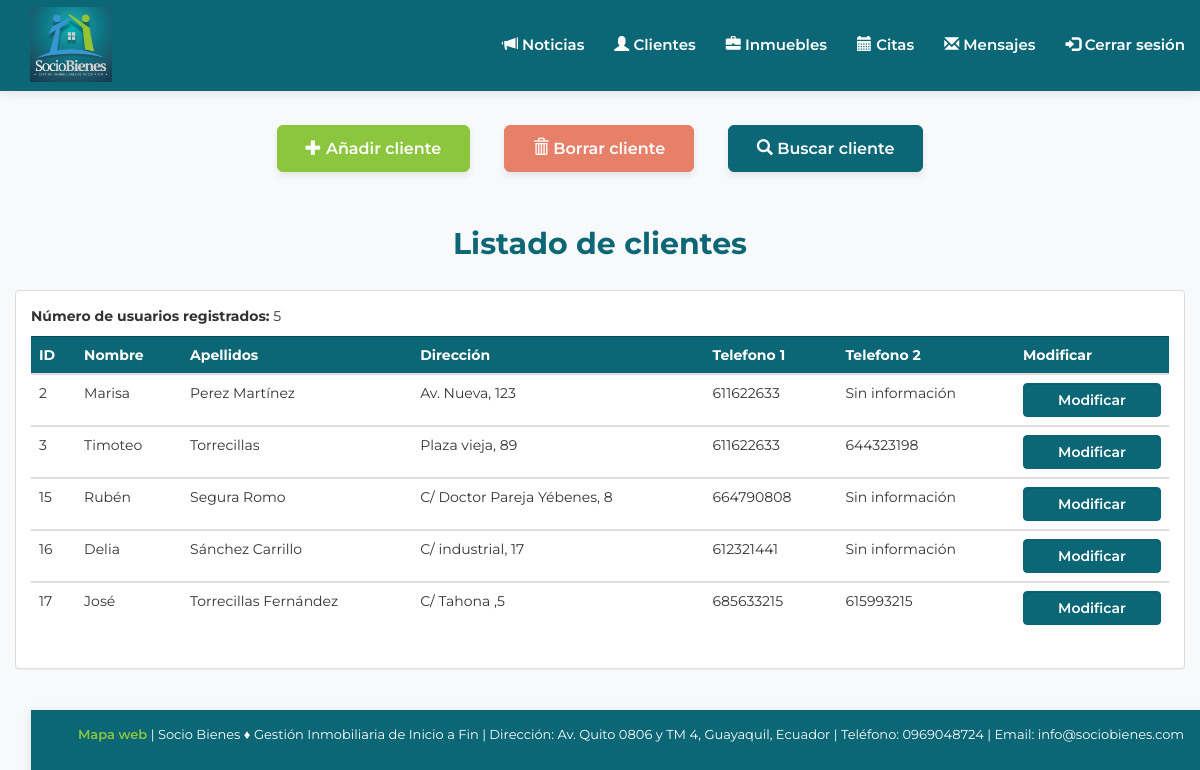
Before: /php/clientes.php (signed in) with the older database file.
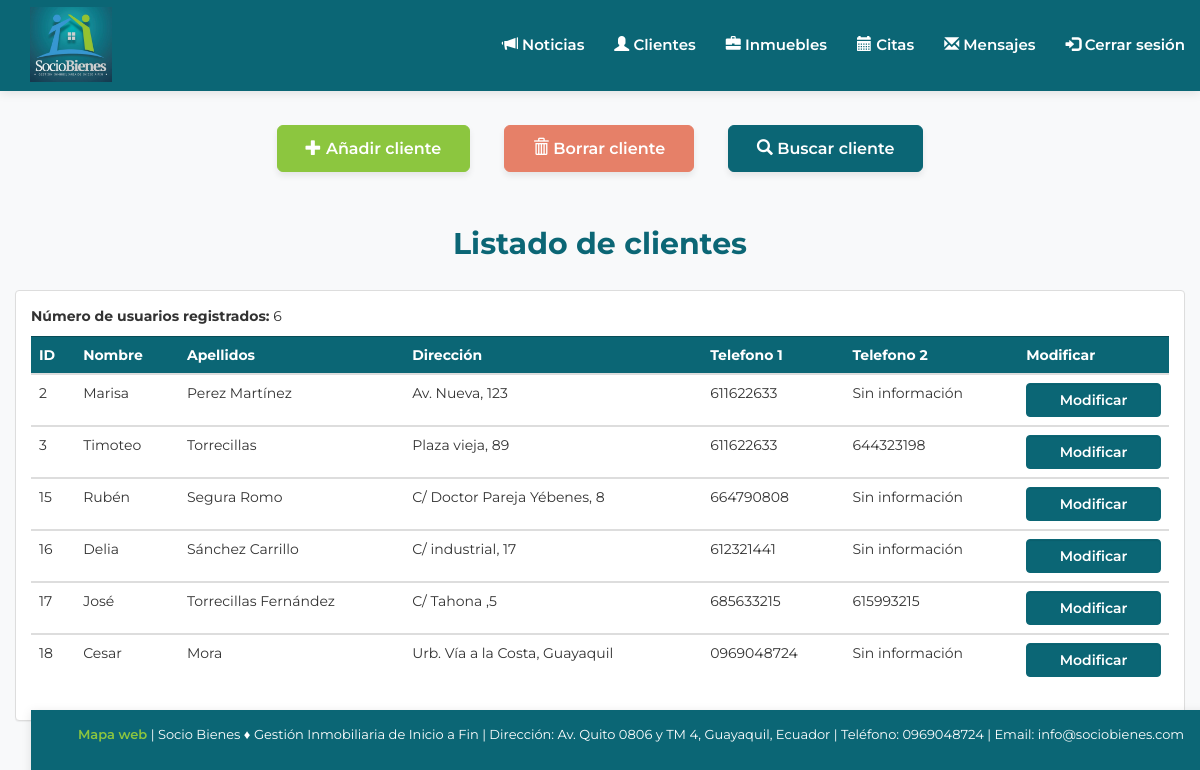
After: the same page with the newer database file.
### tables this page shows
CREATE TABLE IF NOT EXISTS `clientes` (
`id` bigint(20) unsigned NOT NULL,
  `nombre` varchar(15) NOT NULL,
  `apellidos` varchar(30) NOT NULL,
  `direccion` varchar(50) NOT NULL,
  `telefono1` varchar(15) NOT NULL,
  `telefono2` varchar(15) DEFAULT NULL,
  `nombre_usuario` varchar(20) NOT NULL,
  `pass` varchar(32) NOT NULL
);

### php/clientes.php (the view, shortened to what this page needs)
<?php
    include "../php/funciones.php";
  ?>
<!DOCTYPE html>
<html lang="es">
  <head>
    <link href="../css/bootstrap.min.css" rel="stylesheet" media="screen">
    <link rel="stylesheet" href="../css/mis-estilos.css">
  </head>
  <body>
    <?php renderizarNavegacion(); ?>
    <div class="container-fluid submenu-admin">
      <div class="row">
        <div class="col-xs-12">
          <a class="btn btn-success btn-lg" href="nuevo_cliente.php"><span class="glyphicon glyphicon-plus"></span> Añadir cliente</a>
          <a class="btn btn-danger btn-lg" href="borrar_cliente.php"><span class="glyphicon glyphicon-trash"></span> Borrar cliente</a>
          <a class="btn btn-info btn-lg" href="buscar_cliente.php"><span class="glyphicon glyphicon-search"></span> Buscar cliente</a>
        </div>
      </div>
    </div>
     <div class="container-fluid">
       <div class="row">
         <div class="col-xs-12 lista-clientes">
          <h2 class="seccion-titulo" align="center">Listado de clientes</h2>
           <div class="panel panel-default">
              <div class="panel-body">
                <div class="table-responsive">
                <div class="table table-striped">
                  <?php
                      $conexion = conectarSocioBienes();
                      $consulta = "select id,nombre,apellidos,direccion,telefono1,telefono2
                                  from clientes
                                  order by id";
                      $datos = mysqli_query($conexion,$consulta);
                      if (!$datos) {
                        echo "No hay datos que mostrar";
                      } else {
                        $num_filas = mysqli_num_rows($datos);
                        if ($num_filas == 0) {
                          echo "No hay ningún usuario registrado";
                        } else {
                          $clientes_registrados = $num_filas - 2;
                          echo "<p><strong>Número de usuarios registrados:</strong> $clientes_registrados</p>";
                          echo "<table class='table table-hover'";
                          echo "<thead><tr><th>ID</th><th>Nombre</th><th>Apellidos</th><th>Dirección</th><th>Telefono 1</th><th>Telefono 2</th><th>Modificar</th></tr></thead>";
                          while ($fila = mysqli_fetch_array($datos,MYSQLI_ASSOC)) {
                            if($fila['id'] > 1) {
                              if ($fila['telefono2'] == '') {
                                echo "<tbody><tr><td>$fila[id]</td><td>$fila[nombre]</td><td>$fila[apellidos]</td><td>$fila[direccion]</td><td>$fila[telefono1]</td><td>Sin información</td>
                                <td><form action='modificar_cliente.php' method='post'><input type='hidden' name='id' value='$fila[id]'><input class='form-control btn-primary' type='submit' name='modificar' value='Modificar'></form></td></tr></tbody>";
                              } else {
                                echo "<tbody><tr><td>$fila[id]</td><td>$fila[nombre]</td><td>$fila[apellidos]</td><td>$fila[direccion]</td><td>$fila[telefono1]</td><td>$fila[telefono2]</td>
                                <td><form action='modificar_cliente.php' method='post'><input type='hidden' name='id' value='$fila[id]'><input class='form-control btn-primary' type='submit' name='modificar' value='Modificar'></form></td></tr></tbody>";
                              }
                            }
                          }
                        }
                      }
                   ?>
                </div>
              </div>
              </div>
           </div>
         </div>
       </div>
     </div>
    <footer class="navbar-nav navbar-inverse">
      <?php include "footer.php"; ?>
    </footer>
  </body>
</html>

### php/funciones.php (shortened to what this page needs)
<?php
  function renderizarNavegacion() {
    if (isset($_SESSION['tipo'])) {
      $tipo_usuario = $_SESSION['tipo'];
      if ($tipo_usuario == 'u') {
        echo " <nav class='menu navbar navbar-inverse texto navbar-fixed-top'>
                    <div class='container-fluid'>
                      <div class='navbar-header'>
                        <button type='button' class='n-resp navbar-toggle ' data-toggle='collapse' data-target='#nav-responsive'>
                          <span class='icon-bar b-resp'></span>
                          <span class='icon-bar b-resp'></span>
                          <span class='icon-bar b-resp'></span>
                        </button>
                        <a href='../index.php'><img src='../logo.png' alt='inmobiliaria' width='20%'></a>
                      </div>
                      <div class='collapse navbar-collapse' id='nav-responsive'>
                      <ul class='nav navbar-nav navbar-right'>
                        <li><a href='inmuebles_disponibles.php'><span class='glyphicon glyphicon-briefcase'></span> Inmuebles disponibles</a></li>
                        <li><a href='misinmuebles.php'><span class='glyphicon glyphicon-folder-open'></span> Mis inmuebles</a></li>
                        <li><a href='mis_datos.php'><span class='glyphicon glyphicon-pencil'></span> Mis datos personales</a></li>
                        <li><a href='mis_citas.php'><span class='glyphicon glyphicon-calendar'></span> Mis citas</a></li>
                        <li><a href='./cerrrarsesion.php'><span class='glyphicon glyphicon-log-in'></span> Cerrar sesión</a></li>
                      </ul>
                      </div>
                    </div>
              </nav>";
      } else if ($tipo_usuario == 'a') {
        echo " <nav class='menu navbar navbar-inverse navbar-fixed-top texto'>
                    <div class='container-fluid'>
                      <div class='navbar-header'>
                        <button type='button' class='n-resp navbar-toggle ' data-toggle='collapse' data-target='#nav-responsive'>
                          <span class='icon-bar b-resp'></span>
                          <span class='icon-bar b-resp'></span>
                          <span class='icon-bar b-resp'></span>
                        </button>
                        <a href='../index.php'><img src='../logo.png' alt='inmobiliaria' width='20%'></a>
                      </div>
                      <div class='collapse navbar-collapse' id='nav-responsive'>
                      <ul class='nav navbar-nav navbar-right'>
                        <li><a href='noticias.php'><span class='glyphicon glyphicon-bullhorn'></span> Noticias</a></li>
                        <li><a href='clientes.php'><span class='glyphicon glyphicon-user'></span> Clientes</a></li>
                        <li><a href='inmuebles.php'><span class='glyphicon glyphicon-briefcase'></span> Inmuebles</a></li>
                        <li><a href='citas.php'><span class='glyphicon glyphicon-calendar'></span> Citas</a></li>
                        <li><a href='mensajes_contacto.php'><span class='glyphicon glyphicon-envelope'></span> Mensajes</a></li>
                        <li><a href='cerrrarsesion.php'><span class='glyphicon glyphicon-log-in'></span> Cerrar sesión</a></li>
                      </ul>
                      </div>
                    </div>
              </nav>";
      }
    }
  }
?>

### php/footer.php
<?php
  $prefijo = (basename(dirname($_SERVER['PHP_SELF'])) == 'php') ? '' : 'php/';
  $url_mapa = $prefijo . 'mapa_web.php';
?>
<p align="center">
  <a class="aweb" href="<?php echo $url_mapa; ?>">Mapa web</a> |
  Socio Bienes ♦ Gestión Inmobiliaria de Inicio a Fin |
  Dirección: Av. Quito 0806 y TM 4, Guayaquil, Ecuador |
  Teléfono: 0969048724 |
  Email: info@sociobienes.com
</p>

### css/mis-estilos.css (style rules this page uses)
body { background-color: #f8f9fa; font-family: 'Montserrat', sans-serif; color: #333333; }
h1, h2, h3, h4, h5, h6 { font-family: 'Montserrat', sans-serif; font-weight: 700; color: #0b6675; }
.navbar-inverse { background-color: #0b6675 !important; border-color: #0b6675 !important; box-shadow: 0 2px 10px rgba(0,0,0,0.1); min-height: 90px !important; }
.navbar-header img { max-height: 75px; width: auto !important; float: left; margin-top: 7px; margin-bottom: 7px; margin-left: 15px; }
.navbar-inverse .navbar-nav > li > a { color: #ffffff !important; font-weight: 600; padding-top: 35px; padding-bottom: 35px; transition: all 0.3s ease; }
.menu { padding-top: 0px; padding-bottom: 0px; }
.nav { padding-top: 0px; }
footer { background-color: #0b6675 !important; padding-top: 12px; padding-bottom: 12px; bottom: 0; width: 100%; height: auto; min-height: 50px; color: #ffffff; position: fixed; border-top: 3px solid #8cc63f; box-shadow: 0 -2px 10px rgba(0,0,0,0.1); z-index: 1000; }
footer p { margin: 0; font-size: 13px; font-weight: 400; }
.aweb { color: #8cc63f !important; text-decoration: none; font-weight: 600; }
.texto { font-size: 15px; }
.btn-info { background-color: #0b6675 !important; color: #ffffff !important; border-color: #0b6675 !important; font-weight: 600; border-radius: 4px; transition: all 0.3s ease; }
.btn-primary { background-color: #0b6675 !important; border-color: #0b6675 !important; font-weight: 600; }
.btn-success { background-color: #8cc63f !important; border-color: #8cc63f !important; color: #ffffff !important; font-weight: 600; }
.btn-danger { background-color: #e68068 !important; border-color: #e68068 !important; font-weight: 600; }
.table th { background-color: #0b6675; color: #ffffff; border-color: #084c57 !important; }
.submenu-admin { margin-top: 120px !important; margin-bottom: 30px !important; text-align: center; }
.submenu-admin .btn { margin: 5px 15px !important; padding: 12px 28px !important; font-size: 16px !important; font-weight: 600 !important; border-radius: 6px !important; box-shadow: 0 4px 6px rgba(0,0,0,0.08); transition: all 0.3s ease; display: inline-block; }
.seccion-titulo { margin-top: 20px !important; margin-bottom: 30px !important; font-weight: 700; color: #0b6675; }

Changed rows visible on the page:
added clientes: id "18", nombre "Cesar", apellidos "Mora", direccion "Urb. Vía a la Costa, Guayaquil", telefono1 "0969048724"
Other visible differences:
$clientes_registrados: "5" → "6"
